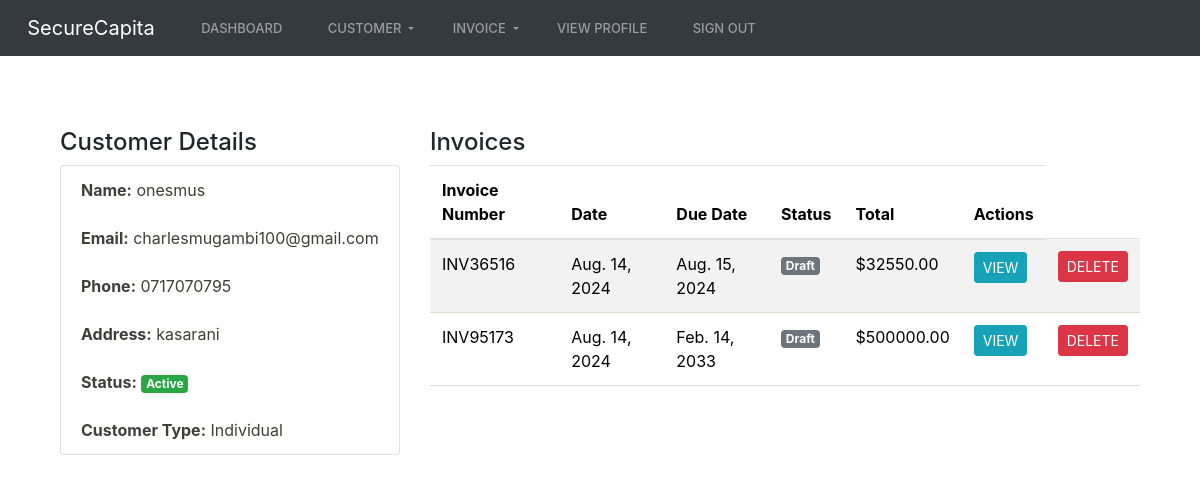
The app's page /invoice/invoices/9/ (signed in) with its own data.
### invoice/models.py (models this page shows, shortened)
class Customer(models.Model):
    CUSTOMER_TYPE_CHOICES = (
        ('Individual', 'Individual'),
        ('Institution', 'Institution'),
    )
    CUSTOMER_STATUS_CHOICES = (
        ('Active', 'Active'),
        ('Inactive', 'Inactive'),
    )
    user = models.ForeignKey(User, on_delete=models.CASCADE)
    name = models.CharField(max_length=100)
    address = models.CharField(max_length=200)
    email = models.EmailField()
    phone = models.CharField(max_length=20)
    customer_type = models.CharField(max_length=20, choices=CUSTOMER_TYPE_CHOICES, default='Individual')
    status = models.CharField(max_length=20, choices=CUSTOMER_STATUS_CHOICES, default='Active')

class Invoice(models.Model):
    INVOICE_STATUS_CHOICES = (
        ('Draft', 'Draft'),
        ('Sent', 'Sent'),
        ('Paid', 'Paid'),
        ('Cancelled', 'Cancelled')
    )
    invoice_number = models.CharField(max_length=8, unique=True, editable=False)
    invoice_date = models.DateField()
    due_date = models.DateField()
    customer = models.ForeignKey(Customer, on_delete=models.CASCADE, null=True, blank=True)
    recipient_user = models.ForeignKey(User, on_delete=models.CASCADE, null=True, blank=True)
    sender = models.ForeignKey(User, on_delete=models.CASCADE, related_name='sent_invoices',null=True, blank=True)
    discount = models.DecimalField(max_digits=5, decimal_places=2, default=0)
    status = models.CharField(max_length=20, choices=INVOICE_STATUS_CHOICES, default='Draft')
    @property
    def subtotal(self):
        return sum(item.total_price() for item in self.items.all())
    @property
    def discount_amount(self):
        if self.discount is not None and self.discount > 0:
            return self.subtotal * (self.discount / 100)
        return 0
    @property
    def total_after_discount(self):
        total = self.subtotal - self.discount_amount
        return round(total, 2)

class InvoiceItem(models.Model):
    description = models.CharField(max_length=200)
    quantity = models.IntegerField()
    unit_price = models.DecimalField(max_digits=100, decimal_places=2)
    invoice = models.ForeignKey(Invoice, on_delete=models.CASCADE, related_name='items', null=False, blank=True)
    def total_price(self):
        return self.quantity * self.unit_price

### invoice/views.py (the view)
# urls.py: path('invoices/<int:customer_id>/',views.view_invoices, name='view_invoices'),
@login_required(login_url=reverse_lazy('user:login'))
def view_invoices(request, customer_id):
    customer = get_object_or_404(Customer, id=customer_id, user=request.user)
    invoices = Invoice.objects.filter(customer=customer)
    context = {
        'customer': customer,
        'invoices': invoices,
    }
    return render(request, 'invoice/view_invoices.html', context)

### invoice/templates/invoice/view_invoices.html
{% extends 'user/base.html' %}
{% block content %}
<div class="container mt-5">
    <div class="row">
        <div class="col-md-4">
            <h4>Customer Details</h4>
            <ul class="list-group">
                <li class="list-group-item"><strong>Name:</strong> {{ customer.name }}</li>
                <li class="list-group-item"><strong>Email:</strong> {{ customer.email }}</li>
                <li class="list-group-item"><strong>Phone:</strong> {{ customer.phone }}</li>
                <li class="list-group-item"><strong>Address:</strong> {{ customer.address }}</li>
                <li class="list-group-item"><strong>Status:</strong>
                    {% if customer.status == 'Active' %}
                        <span class="badge bg-success">{{ customer.status }}</span>
                    {% else %}
                        <span class="badge bg-warning">{{ customer.status }}</span>
                    {% endif %}
                </li>
                <li class="list-group-item"><strong>Customer Type:</strong> {{ customer.customer_type }}</li>
            </ul>
        </div>
        <div class="col-md-8">
            <h4>Invoices</h4>
            <table class="table table-striped table-hover">
                <thead>
                    <tr>
                        <th>Invoice Number</th>
                        <th>Date</th>
                        <th>Due Date</th>
                        <th>Status</th>
                        <th>Total</th>
                        <th>Actions</th>
                    </tr>
                </thead>
                <tbody>
                    {% for invoice in invoices %}
                        <tr>
                            <td>{{ invoice.invoice_number }}</td>
                            <td>{{ invoice.invoice_date }}</td>
                            <td>{{ invoice.due_date }}</td>
                            <td>
                                {% if invoice.status == 'Paid' %}
                                    <span class="badge bg-success">{{ invoice.status }}</span>
                                {% elif invoice.status == 'Draft' %}
                                    <span class="badge bg-secondary">{{ invoice.status }}</span>
                                {% elif invoice.status == 'Sent' %}
                                    <span class="badge bg-primary">{{ invoice.status }}</span>
                                {% else %}
                                    <span class="badge bg-danger">{{ invoice.status }}</span>
                                {% endif %}
                            </td>
                            <td>${{ invoice.total_after_discount }}</td>
                            <td>
                                <a href="{% url 'invoice:update_invoice' invoice.id %}" class="btn btn-sm btn-info">View</a>
                                <td><a href="{% url 'invoice:delete_invoice' invoice.pk %}" class="btn btn-danger btn-sm">Delete</a></td>
                            </td>
                        </tr>
                    {% empty %}
                        <tr>
                            <td colspan="6">No invoices found.</td>
                        </tr>
                    {% endfor %}
                </tbody>
            </table>
        </div>
    </div>
</div>
{% endblock %}

### user/templates/user/base.html (shortened to what this page needs)
{% load static %}
<!DOCTYPE html>
<html lang="en">
<head>
    <link rel="stylesheet" type="text/css"href=" https://bootswatch.com/5/sandstone/bootstrap.min.css">
    <link rel="stylesheet" href="{% static 'css/styles.css'%}">
    <link href="//maxcdn.bootstrapcdn.com/bootstrap/4.1.1/css/bootstrap.min.css" rel="stylesheet" id="bootstrap-css">
</head>
<body>
    {% include 'user/navbar.html' %}
    <div class="container">
        <br>
        {% block content %}
        {% endblock %}
    </div>
</body>
</html>

### user/templates/user/navbar.html (shortened to what this page needs)
<nav class="navbar navbar-expand-lg navbar-dark bg-dark justify-content-center">
  <a class="navbar-brand main-heading" href="{% url 'user:homepage' %}">
    &nbsp; SecureCapita
  </a>
  <div class="collapse navbar-collapse text-center" id="navbarNavDropdown">
    <ul class="navbar-nav mr-auto">
      {% if user.is_authenticated %}
        <li class="nav-item">
          <a class="nav-link" href="{% url 'user:dashboard' %}">Dashboard &nbsp; </a>
        </li>
        <div class="dropdown">
          <a class="nav-link dropdown-toggle" href="#" data-bs-toggle="dropdown" aria-expanded="false">
            Customer
          </a>
        </div>
        <div class="dropdown">
          <a class="nav-link dropdown-toggle" href="#" data-bs-toggle="dropdown" aria-expanded="false">
            Invoice
          </a>
        </div>
        <li class="nav-item">
          <a class="nav-link" href="{% url 'user:view_profile' %}">View Profile &nbsp; </a>
        </li>
        <li class="nav-item">
          <a class="nav-link" href="{% url 'user:logout' %}">Sign out &nbsp; </a>
        </li>
      {% endif %}
    </ul>
  </div>
</nav>

### records on screen
Customer: name "onesmus", email "charlesmugambi100@gmail.com", phone "0717070795", address "kasarani", status "Active", customer_type "Individual"
Invoice: invoice_number "INV36516", invoice_date "Aug. 14, 2024", due_date "Aug. 15, 2024", status "Draft", total_after_discount "32550.00"
Invoice: invoice_number "INV95173", invoice_date "Aug. 14, 2024", due_date "Feb. 14, 2033", status "Draft", total_after_discount "500000.00"
